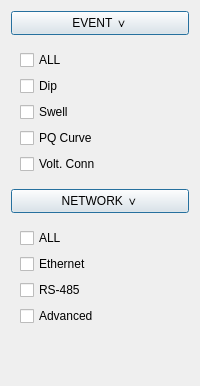
                    <widget class="QWidget" name="widget_7" native="true">
                     <layout class="QVBoxLayout" name="verticalLayout_13">
                      <item>
                       <layout class="QVBoxLayout" name="verticalLayout_30">
                        <item>
                         <layout class="QVBoxLayout" name="verticalLayout_16">
                          <item>
                           <widget class="QPushButton" name="btn_menu_event">
                            <property name="sizePolicy">
                             <sizepolicy hsizetype="Preferred" vsizetype="Minimum">
                              <horstretch>0</horstretch>
                              <verstretch>0</verstretch>
                             </sizepolicy>
                            </property>
                            <property name="minimumSize">
                             <size>
                              <width>130</width>
                              <height>24</height>
                             </size>
                            </property>
                            <property name="maximumSize">
                             <size>
                              <width>16777215</width>
                              <height>24</height>
                             </size>
                            </property>
                            <property name="text">
                             <string>EVENT ∨</string>
                            </property>
                            <property name="checkable">
                             <bool>true</bool>
                            </property>
                            <property name="checked">
                             <bool>false</bool>
                            </property>
                            <property name="autoDefault">
                             <bool>false</bool>
                            </property>
                            <property name="default">
                             <bool>true</bool>
                            </property>
                            <property name="flat">
                             <bool>false</bool>
                            </property>
                           </widget>
                          </item>
                          <item>
                           <widget class="QWidget" name="setup_check_box_3" native="true">
                            <property name="sizePolicy">
                             <sizepolicy hsizetype="Preferred" vsizetype="Minimum">
                              <horstretch>0</horstretch>
                              <verstretch>0</verstretch>
                             </sizepolicy>
                            </property>
                            <layout class="QVBoxLayout" name="verticalLayout_19">
                             <item>
                              <widget class="QCheckBox" name="cb_m_s_event_all">
                               <property name="text">
                                <string>ALL</string>
                               </property>
                              </widget>
                             </item>
                             <item>
                              <widget class="QCheckBox" name="cb_m_s_dip">
                               <property name="text">
                                <string>Dip</string>
                               </property>
                              </widget>
                             </item>
                             <item>
                              <widget class="QCheckBox" name="cb_m_s_swell">
                               <property name="sizePolicy">
                                <sizepolicy hsizetype="Minimum" vsizetype="Fixed">
                                 <horstretch>0</horstretch>
                                 <verstretch>0</verstretch>
                                </sizepolicy>
                               </property>
                               <property name="text">
                                <string>Swell</string>
                               </property>
                              </widget>
                             </item>
                             <item>
                              <widget class="QCheckBox" name="cb_m_s_pq_curve">
                               <property name="text">
                                <string>PQ Curve</string>
                               </property>
                              </widget>
                             </item>
                             <item>
                              <widget class="QCheckBox" name="cb_m_s_volt_conn">
                               <property name="text">
                                <string>Volt. Conn</string>
                               </property>
                              </widget>
                             </item>
                            </layout>
                           </widget>
                          </item>
                         </layout>
                        </item>
                        <item>
                         <layout class="QVBoxLayout" name="verticalLayout_25">
                          <item>
                           <widget class="QPushButton" name="btn_menu_network">
                            <property name="sizePolicy">
                             <sizepolicy hsizetype="Preferred" vsizetype="Minimum">
                              <horstretch>0</horstretch>
                              <verstretch>0</verstretch>
                             </sizepolicy>
                            </property>
                            <property name="minimumSize">
                             <size>
                              <width>130</width>
                              <height>24</height>
                             </size>
                            </property>
                            <property name="maximumSize">
                             <size>
                              <width>16777215</width>
                              <height>24</height>
                             </size>
                            </property>
                            <property name="text">
                             <string>NETWORK ∨</string>
                            </property>
                            <property name="checkable">
                             <bool>true</bool>
                            </property>
                            <property name="checked">
                             <bool>false</bool>
                            </property>
                            <property name="autoDefault">
                             <bool>false</bool>
                            </property>
                            <property name="default">
                             <bool>true</bool>
                            </property>
                            <property name="flat">
                             <bool>false</bool>
                            </property>
                           </widget>
                          </item>
                          <item>
                           <widget class="QWidget" name="setup_check_box_4" native="true">
                            <property name="sizePolicy">
                             <sizepolicy hsizetype="Preferred" vsizetype="Minimum">
                              <horstretch>0</horstretch>
                              <verstretch>0</verstretch>
                             </sizepolicy>
                            </property>
                            <layout class="QVBoxLayout" name="verticalLayout_20">
                             <item>
                              <widget class="QCheckBox" name="cb_m_s_network_all">
                               <property name="text">
                                <string>ALL</string>
                               </property>
                              </widget>
                             </item>
                             <item>
                              <widget class="QCheckBox" name="cb_m_s_ethernet">
                               <property name="text">
                                <string>Ethernet</string>
                               </property>
                              </widget>
                             </item>
                             <item>
                              <widget class="QCheckBox" name="cb_m_s_rs485">
                               <property name="sizePolicy">
                                <sizepolicy hsizetype="Minimum" vsizetype="Fixed">
                                 <horstretch>0</horstretch>
                                 <verstretch>0</verstretch>
                                </sizepolicy>
                               </property>
                               <property name="text">
                                <string>RS-485</string>
                               </property>
                              </widget>
                             </item>
                             <item>
                              <widget class="QCheckBox" name="cb_m_s_advanced">
                               <property name="text">
                                <string>Advanced</string>
                               </property>
                              </widget>
                             </item>
                            </layout>
                           </widget>
                          </item>
                         </layout>
                        </item>
                       </layout>
                      </item>
                      <item>
                       <spacer name="verticalSpacer_5">
                        <property name="orientation">
                         <enum>Qt::Orientation::Vertical</enum>
                        </property>
                        <property name="sizeHint" stdset="0">
                         <size>
                          <width>20</width>
                          <height>40</height>
                         </size>
                        </property>
                       </spacer>
                      </item>
                     </layout>
                    </widget>
